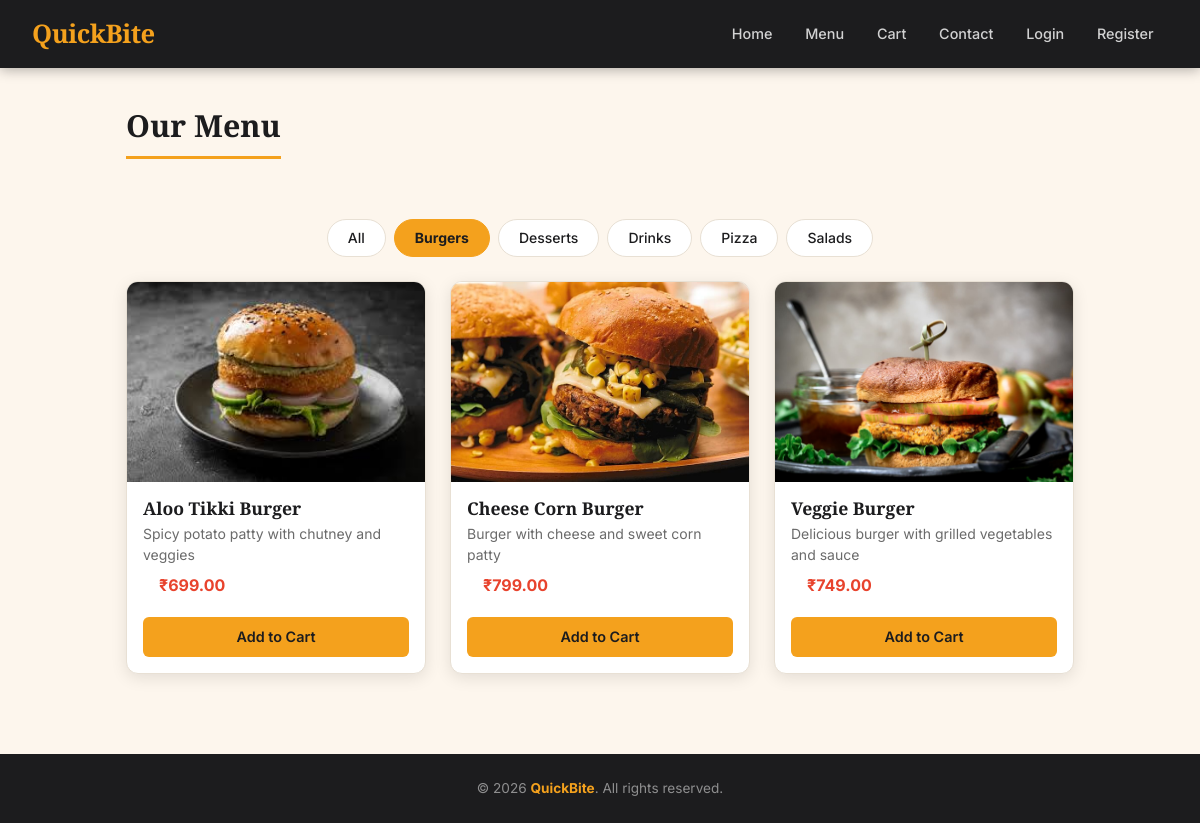
/menu.php?category=2, run on the app's committed database.
### tables this page shows
CREATE TABLE IF NOT EXISTS `categories` (
  `id` int NOT NULL AUTO_INCREMENT,
  `name` varchar(100) NOT NULL,
  PRIMARY KEY (`id`)
);

CREATE TABLE IF NOT EXISTS `food_items` (
  `id` int NOT NULL AUTO_INCREMENT,
  `name` varchar(100) NOT NULL,
  `description` text,
  `price` decimal(10,2) NOT NULL,
  `image` varchar(255) DEFAULT NULL,
  `category_id` int DEFAULT NULL,
  PRIMARY KEY (`id`),
  KEY `category_id` (`category_id`)
);

### menu.php (the view)
<?php
include 'includes/db.php';
include 'includes/header.php';
$cat_query = "SELECT id, name FROM categories ORDER BY name";
$cat_result = $conn->query($cat_query);
$selected_cat = isset($_GET['category']) ? (int)$_GET['category'] : 0;
if ($selected_cat > 0) {
    $stmt = $conn->prepare("SELECT * FROM food_items WHERE category_id = ? ORDER BY name");
    $stmt->bind_param("i", $selected_cat);
    $stmt->execute();
    $food_result = $stmt->get_result();
} else {
    $food_result = $conn->query("SELECT * FROM food_items ORDER BY name");
}
?>
<div class="container">
    <h1>Our Menu</h1>
    <div class="category-filters">
        <a href="menu.php" class="btn <?= $selected_cat === 0 ? 'btn-primary' : '' ?>">All</a>
        <?php while ($cat = $cat_result->fetch_assoc()) : ?>
            <a href="menu.php?category=<?= (int)$cat['id'] ?>" class="btn <?= $selected_cat === (int)$cat['id'] ? 'btn-primary' : '' ?>">
                <?= htmlspecialchars($cat['name']) ?>
            </a>
        <?php endwhile; ?>
    </div>
    <div class="dishes-container">
        <?php if ($food_result && $food_result->num_rows > 0): ?>
            <?php while ($food = $food_result->fetch_assoc()): ?>
                <div class="dish-card">
                 <img src="<?= htmlspecialchars($food['image']) ?>" alt="<?= htmlspecialchars($food['name']) ?>">
                    <h3><?= htmlspecialchars($food['name']) ?></h3>
                    <p><?= htmlspecialchars($food['description']) ?></p>
                    <p><strong>₹<?= number_format($food['price'], 2) ?></strong></p>
                    <a href="cart.php?add=<?= (int)$food['id'] ?>" class="btn btn-primary">Add to Cart</a>
                </div>
            <?php endwhile; ?>
        <?php else: ?>
            <p>No items found in this category.</p>
        <?php endif; ?>
    </div>
</div>
<?php include 'includes/footer.php';  ?>

### includes/header.php (shortened to what this page needs)
<!DOCTYPE html>
<html lang="en">
<head>
  <link rel="stylesheet" href="css/style.css" />
</head>
<body>
<header class="navbar">
  <a href="index.php" class="logo">QuickBite</a>
  <nav>
    <?php if (!isset($_SESSION['user_id']) || $_SESSION['user_role'] !== 'admin'): ?>
      <a href="index.php">Home</a>
      <a href="menu.php">Menu</a>
      <a href="cart.php">Cart</a>
      <a href="contact.php">Contact</a>
    <?php endif; ?>
    <?php if (!isset($_SESSION['user_id'])): ?>
      <a href="login.php">Login</a>
      <a href="register.php">Register</a>
    <?php else: ?>
      <a href="logout.php">Logout (<?= htmlspecialchars($_SESSION['user_name']) ?>)</a>
    <?php endif; ?>
  </nav>
</header>

### includes/footer.php
<footer>
  &copy; <?= date('Y') ?> <strong>QuickBite</strong>. All rights reserved.
</footer>
</body>
</html>

### css/style.css (style rules this page uses)
:root { --charcoal: #1C1C1E; --saffron: #F4A11D; --saffron-dk: #D4880E; --cream: #FDF6ED; --tomato: #E8432D; --tomato-dk: #C2341F; --sage: #4A7C59; --sage-dk: #355E41; --muted: #6B6B6B; --border: #E8E0D4; --white: #FFFFFF; --shadow-sm: 0 1px 4px rgba(0,0,0,0.08); --shadow-md: 0 4px 16px rgba(0,0,0,0.10); --shadow-lg: 0 8px 32px rgba(0,0,0,0.14); --radius-sm: 6px; --radius-md: 12px; --radius-lg: 20px; --nav-h: 68px; }
*, *::before, *::after { margin: 0; padding: 0; box-sizing: border-box; }
html { scroll-behavior: smooth; }
html, body { height: 100%; }
body { font-family: 'Inter', sans-serif; background-color: var(--cream); color: var(--charcoal); line-height: 1.6; padding-top: var(--nav-h); display: flex; flex-direction: column; min-height: 100vh; }
h1, h2, h3 { font-family: 'Playfair Display', serif; line-height: 1.2; }
a { color: inherit; text-decoration: none; }
img { display: block; max-width: 100%; }
.navbar { position: fixed; top: 0; left: 0; width: 100%; height: var(--nav-h); background-color: var(--charcoal); display: flex; align-items: center; justify-content: space-between; padding: 0 2rem; z-index: 1000; box-shadow: 0 2px 12px rgba(0,0,0,0.3); }
.navbar .logo { font-family: 'Playfair Display', serif; font-size: 1.6rem; font-weight: 700; color: var(--saffron); letter-spacing: -0.5px; }
.navbar nav { display: flex; align-items: center; gap: 0.25rem; }
.navbar nav a { color: rgba(255,255,255,0.8); font-size: 0.9rem; font-weight: 500; padding: 0.45rem 0.9rem; border-radius: var(--radius-sm); transition: color 0.2s, background 0.2s; }
.container { max-width: 1160px; margin: 0 auto; padding: 2.5rem 1.5rem; }
.container > h1, .container > h2:first-child { font-size: 2rem; color: var(--charcoal); margin-bottom: 1.75rem; padding-bottom: 0.75rem; border-bottom: 3px solid var(--saffron); display: inline-block; }
.btn, .btn-primary, .btn-secondary, .btn-danger { display: inline-block; font-family: 'Inter', sans-serif; font-size: 0.9rem; font-weight: 600; padding: 0.6rem 1.4rem; border-radius: var(--radius-sm); border: none; cursor: pointer; text-decoration: none; transition: background 0.2s, transform 0.15s, box-shadow 0.2s; line-height: 1.4; }
.btn { background: var(--sage); color: var(--white); }
.btn-primary { background: var(--saffron); color: var(--charcoal); }
.dishes-container { display: flex; justify-content: center; gap: 1.5rem; flex-wrap: wrap; margin-bottom: 2.5rem; }
.dish-card { background: var(--white); border-radius: var(--radius-md); width: 300px; overflow: hidden; box-shadow: var(--shadow-md); transition: transform 0.25s, box-shadow 0.25s; text-align: left; border: 1px solid var(--border); }
.dish-card img { width: 100%; height: 200px; object-fit: cover; display: block; }
.dish-card a { display: block; color: inherit; }
.dish-card h3 { font-size: 1.1rem; color: var(--charcoal); padding: 1rem 1rem 0.25rem; }
.dish-card p { font-size: 0.875rem; color: var(--muted); padding: 0 1rem 0.5rem; line-height: 1.5; }
.dish-card strong { display: block; padding: 0 1rem; font-size: 1rem; color: var(--tomato); font-weight: 700; }
.dish-card .btn, .dish-card .btn-primary { display: block; margin: 0.75rem 1rem 1rem; text-align: center; border-radius: var(--radius-sm); }
.category-filters { text-align: center; margin: 2rem 0 1.5rem; display: flex; flex-wrap: wrap; justify-content: center; gap: 0.5rem; }
.category-filters .btn { border-radius: var(--radius-lg); padding: 0.5rem 1.25rem; font-size: 0.875rem; background: var(--white); color: var(--charcoal); border: 1.5px solid var(--border); font-weight: 500; }
.category-filters .btn-primary { background: var(--saffron); color: var(--charcoal); border-color: var(--saffron); font-weight: 700; }
.container > h1:first-of-type { font-size: 1.9rem; }
footer { background: var(--charcoal); color: rgba(255,255,255,0.5); text-align: center; padding: 1.5rem 1rem; font-size: 0.85rem; margin-top: auto; }
footer span, footer strong { color: var(--saffron); }

### data on the page
categories: name "Burgers"
categories: name "Desserts"
categories: name "Drinks"
categories: name "Pizza"
categories: name "Salads"
food_items: image (picture), name "Aloo Tikki Burger", description "Spicy potato patty with chutney and veggies", price "699.00"
food_items: image (picture), name "Cheese Corn Burger", description "Burger with cheese and sweet corn patty", price "799.00"
food_items: image (picture), name "Veggie Burger", description "Delicious burger with grilled vegetables and sauce", price "749.00"
